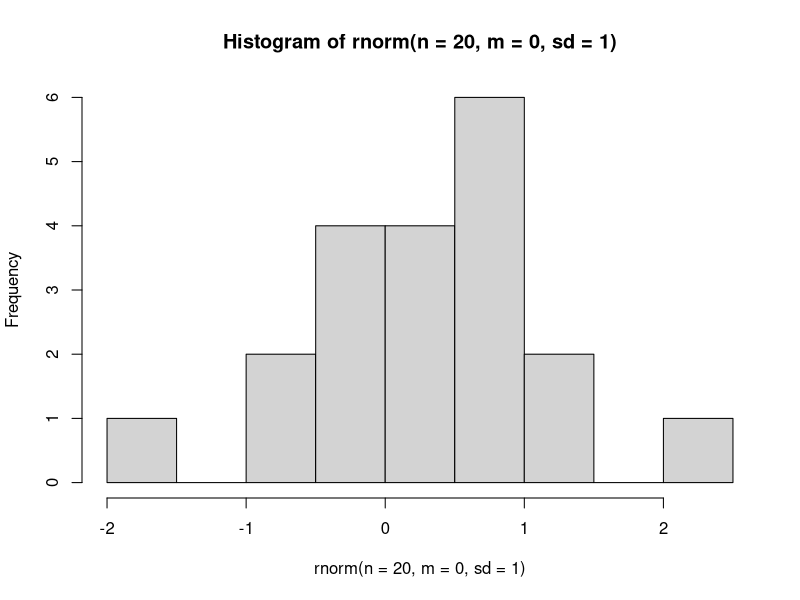

Recreate this plot in R. (Note: this script raises an error after producing the figure.)
## ---- chunk 1

# set default chunk options
knitr::opts_chunk$set(message = FALSE,
                      warning = FALSE)

# disable scientific notation
options(scipen = 999) 

## ---- chunk 2

set.seed(42)
runif(n = 4, min = 1, max = 10) |> round()

rnorm(n = 2500, m = 0, sd = 1) |> mean()

rnorm(n = 20, m = 0, sd = 1) |> 
  hist()


dat <- tibble(X1 = rnorm(n = 100),
              X2 = rnorm(n = 100),
              X3 = rnorm(n = 100))

lm(formula = X1 ~ X2 + X3, 
   data = dat)

## ---- chunk 3

set.seed(42)
t.test(rnorm(n = 50, m = 0, sd = 1), rnorm(n = 50, m = 0, sd = 1))

## ---- chunk 4

set.seed(42)
t.test(rnorm(n = 50, m = 0, sd = 1), rnorm(n = 50, m = 0, sd = 1))$p.value

## ---- chunk 5

res <- replicate(1000, t.test(rnorm(n = 50, m = 0, sd = 1), rnorm(n = 50, m = 0, sd = 1))$p.value)

res |> hist()

## ---- chunk 6

res <- replicate(100000, t.test(rnorm(n = 50, m = 0, sd = 1), rnorm(n = 50, m = 0, sd = 1))$p.value)

res |> hist()

## ---- chunk 7

replicate(100000, t.test(rnorm(n = 25, m = 0.2, sd = 1), rnorm(n = 25, m = 0, sd = 1))$p.value) |>
  hist()

replicate(100000, t.test(rnorm(n = 25, m = 0.5, sd = 1), rnorm(n = 25, m = 0, sd = 1))$p.value) |>
  hist()

replicate(100000, t.test(rnorm(n = 25, m = 0.8, sd = 1), rnorm(n = 25, m = 0, sd = 1))$p.value) |>
  hist()


replicate(100000, t.test(rnorm(n = 25, m = 0.05, sd = 1), rnorm(n = 25, m = 0, sd = 1))$p.value) |>
  hist()


